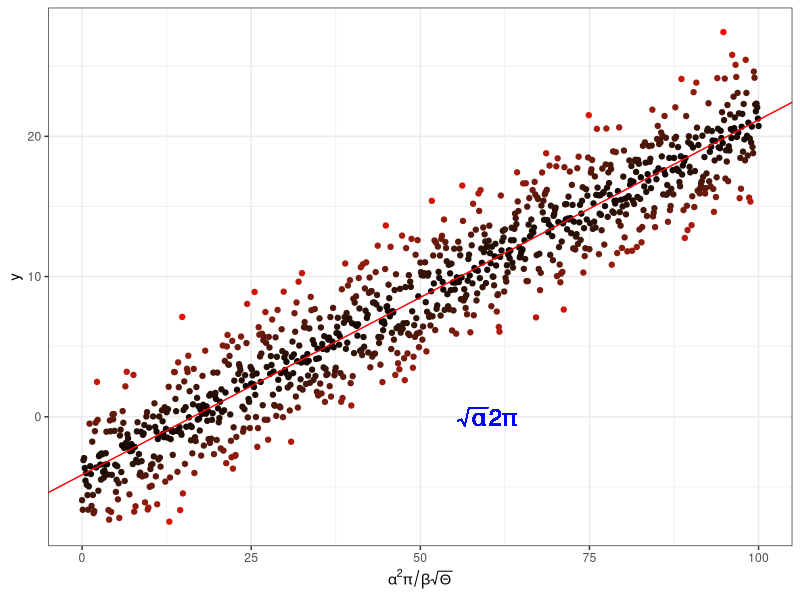
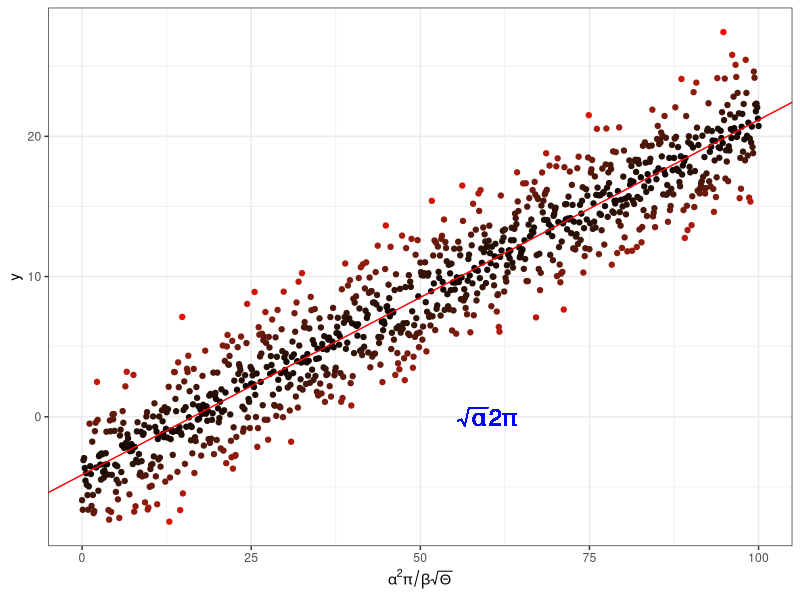

Write R code to recreate these figures, in order.
## Mathematical display
# mathematical annotation on axes and within plot area

require(ggplot2)

# first, create linear regression "data"
x <- seq(0, 100, by = 0.1)
y <- -4. + 0.25 * x +
    rnorm(length(x), mean = 0., sd = 2.5)

# create data frame of x and y
my_data <- data.frame(x = x, y = y)

# perform linear regression
my_lm <- summary(lm(y ~ x, data = my_data))

# plot the data
p <- ggplot(my_data, aes(x = x, y = y, colour = abs(my_lm$residual))) +
    geom_point() +
    scale_colour_gradient(low = "black", high = "red") +
    theme_bw() +
    theme(legend.position = "none") +
    scale_x_continuous(expression(alpha^2 * pi / beta * sqrt(Theta)))

# add the regression line
p <- p + 
    geom_abline(intercept = my_lm$coefficients[1][1],
                slope = my_lm$coefficients[2][1],
                colour = "red")

# add some maths on the plot!
p <- p + 
    geom_text(aes(x = 60, y = 0,
                  label = "sqrt(alpha) * 2* pi"), 
              parse = TRUE, size = 6, 
              colour = "blue")
p

# Save plot
pdf("../results/MyLinReg.pdf", 4.5, 4.5)
print(p)
dev.off()
